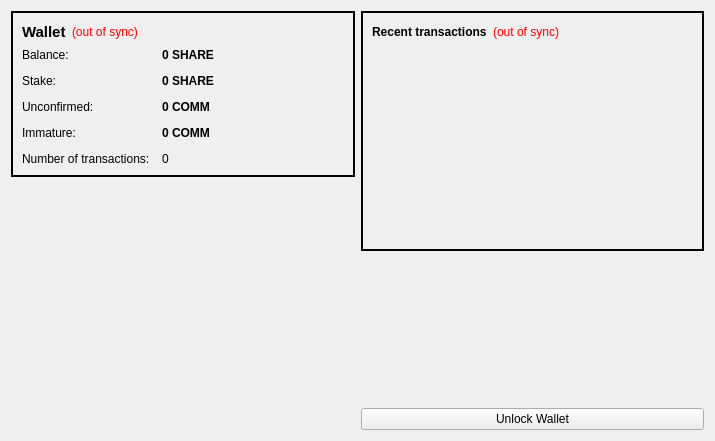
<?xml version="1.0" encoding="UTF-8"?>
<ui version="4.0">
 <class>OverviewPage</class>
 <widget class="QWidget" name="OverviewPage">
  <property name="geometry">
   <rect>
    <x>0</x>
    <y>0</y>
    <width>715</width>
    <height>441</height>
   </rect>
  </property>
  <property name="windowTitle">
   <string>Form</string>
  </property>
  <layout class="QHBoxLayout" name="horizontalLayout" stretch="1,1">
   <item>
    <layout class="QVBoxLayout" name="verticalLayout_2">
     <item>
      <widget class="QFrame" name="frame">
       <property name="styleSheet">
        <string notr="true">#frame {
border: 2px solid #010101;
}</string>
       </property>
       <property name="frameShape">
        <enum>QFrame::StyledPanel</enum>
       </property>
       <property name="frameShadow">
        <enum>QFrame::Raised</enum>
       </property>
       <layout class="QVBoxLayout" name="verticalLayout_4">
        <item>
         <layout class="QHBoxLayout" name="horizontalLayout_4">
          <item>
           <widget class="QLabel" name="label_5">
            <property name="font">
             <font>
              <pointsize>11</pointsize>
              <weight>75</weight>
              <bold>true</bold>
             </font>
            </property>
            <property name="text">
             <string>Wallet</string>
            </property>
           </widget>
          </item>
          <item>
           <widget class="QLabel" name="labelWalletStatus">
            <property name="toolTip">
             <string>The displayed information may be out of date. Your wallet automatically synchronizes with the AvonCoin network after a connection is established, but this process has not completed yet.</string>
            </property>
            <property name="styleSheet">
             <string notr="true">QLabel { color: red; }</string>
            </property>
            <property name="text">
             <string notr="true">(out of sync)</string>
            </property>
            <property name="alignment">
             <set>Qt::AlignLeading|Qt::AlignLeft|Qt::AlignVCenter</set>
            </property>
           </widget>
          </item>
          <item>
           <spacer name="horizontalSpacer_2">
            <property name="orientation">
             <enum>Qt::Horizontal</enum>
            </property>
            <property name="sizeHint" stdset="0">
             <size>
              <width>40</width>
              <height>20</height>
             </size>
            </property>
           </spacer>
          </item>
         </layout>
        </item>
        <item>
         <layout class="QFormLayout" name="formLayout_2">
          <property name="fieldGrowthPolicy">
           <enum>QFormLayout::AllNonFixedFieldsGrow</enum>
          </property>
          <property name="horizontalSpacing">
           <number>12</number>
          </property>
          <property name="verticalSpacing">
           <number>12</number>
          </property>
          <item row="0" column="0">
           <widget class="QLabel" name="label">
            <property name="text">
             <string>Balance:</string>
            </property>
           </widget>
          </item>
          <item row="0" column="1">
           <widget class="QLabel" name="labelBalance">
            <property name="font">
             <font>
              <weight>75</weight>
              <bold>true</bold>
             </font>
            </property>
            <property name="cursor">
             <cursorShape>IBeamCursor</cursorShape>
            </property>
            <property name="toolTip">
             <string>Your current balance</string>
            </property>
            <property name="text">
             <string notr="true">0 SHARE</string>
            </property>
            <property name="textInteractionFlags">
             <set>Qt::LinksAccessibleByMouse|Qt::TextSelectableByKeyboard|Qt::TextSelectableByMouse</set>
            </property>
           </widget>
          </item>
          <item row="1" column="0">
           <widget class="QLabel" name="label_6">
            <property name="text">
             <string>Stake:</string>
            </property>
           </widget>
          </item>
          <item row="1" column="1">
           <widget class="QLabel" name="labelStake">
            <property name="font">
             <font>
              <weight>75</weight>
              <bold>true</bold>
             </font>
            </property>
            <property name="cursor">
             <cursorShape>IBeamCursor</cursorShape>
            </property>
            <property name="toolTip">
             <string>Total of coins that was staked, and do not yet count toward the current balance</string>
            </property>
            <property name="text">
             <string notr="true">0 SHARE</string>
            </property>
            <property name="textInteractionFlags">
             <set>Qt::LinksAccessibleByMouse|Qt::TextSelectableByKeyboard|Qt::TextSelectableByMouse</set>
            </property>
           </widget>
          </item>
          <item row="2" column="0">
           <widget class="QLabel" name="label_3">
            <property name="text">
             <string>Unconfirmed:</string>
            </property>
           </widget>
          </item>
          <item row="2" column="1">
           <widget class="QLabel" name="labelUnconfirmed">
            <property name="font">
             <font>
              <weight>75</weight>
              <bold>true</bold>
             </font>
            </property>
            <property name="cursor">
             <cursorShape>IBeamCursor</cursorShape>
            </property>
            <property name="toolTip">
             <string>Total of transactions that have yet to be confirmed, and do not yet count toward the current balance</string>
            </property>
            <property name="text">
             <string notr="true">0 COMM</string>
            </property>
            <property name="textInteractionFlags">
             <set>Qt::LinksAccessibleByMouse|Qt::TextSelectableByKeyboard|Qt::TextSelectableByMouse</set>
            </property>
           </widget>
          </item>
          <item row="3" column="0">
           <widget class="QLabel" name="labelImmatureText">
            <property name="text">
             <string>Immature:</string>
            </property>
           </widget>
          </item>
          <item row="3" column="1">
           <widget class="QLabel" name="labelImmature">
            <property name="font">
             <font>
              <weight>75</weight>
              <bold>true</bold>
             </font>
            </property>
            <property name="toolTip">
             <string>Mined balance that has not yet matured</string>
            </property>
            <property name="text">
             <string notr="true">0 COMM</string>
            </property>
            <property name="textInteractionFlags">
             <set>Qt::LinksAccessibleByMouse|Qt::TextSelectableByKeyboard|Qt::TextSelectableByMouse</set>
            </property>
           </widget>
          </item>
          <item row="4" column="0">
           <widget class="QLabel" name="label_2">
            <property name="text">
             <string>Number of transactions:</string>
            </property>
           </widget>
          </item>
          <item row="4" column="1">
           <widget class="QLabel" name="labelNumTransactions">
            <property name="toolTip">
             <string>Total number of transactions in wallet</string>
            </property>
            <property name="text">
             <string notr="true">0</string>
            </property>
           </widget>
          </item>
         </layout>
        </item>
       </layout>
      </widget>
     </item>
     <item>
      <spacer name="verticalSpacer">
       <property name="orientation">
        <enum>Qt::Vertical</enum>
       </property>
       <property name="sizeHint" stdset="0">
        <size>
         <width>20</width>
         <height>40</height>
        </size>
       </property>
      </spacer>
     </item>
     <item>
      <widget class="QLabel" name="label_6">
       <property name="text">
        <string/>
       </property>
       <property name="pixmap">
        <pixmap resource="../bitcoin.qrc">:/images/backg</pixmap>
       </property>
       <property name="scaledContents">
        <bool>false</bool>
       </property>
       <property name="alignment">
        <set>Qt::AlignCenter</set>
       </property>
       <property name="margin">
        <number>-2</number>
       </property>
      </widget>
     </item>
    </layout>
   </item>
   <item>
    <layout class="QVBoxLayout" name="verticalLayout_3">
     <item>
      <widget class="QFrame" name="frame_2">
       <property name="styleSheet">
        <string notr="true">#frame_2 {
border: 2px solid #010101;
}</string>
       </property>
       <property name="frameShape">
        <enum>QFrame::StyledPanel</enum>
       </property>
       <property name="frameShadow">
        <enum>QFrame::Raised</enum>
       </property>
       <layout class="QVBoxLayout" name="verticalLayout">
        <item>
         <layout class="QHBoxLayout" name="horizontalLayout_2">
          <item>
           <widget class="QLabel" name="label_4">
            <property name="text">
             <string>&lt;b&gt;Recent transactions&lt;/b&gt;</string>
            </property>
           </widget>
          </item>
          <item>
           <widget class="QLabel" name="labelTransactionsStatus">
            <property name="toolTip">
             <string>The displayed information may be out of date. Your wallet automatically synchronizes with the AvonCoin network after a connection is established, but this process has not completed yet.</string>
            </property>
            <property name="styleSheet">
             <string notr="true">QLabel { color: red; }</string>
            </property>
            <property name="text">
             <string notr="true">(out of sync)</string>
            </property>
            <property name="alignment">
             <set>Qt::AlignRight|Qt::AlignTrailing|Qt::AlignVCenter</set>
            </property>
           </widget>
          </item>
          <item>
           <spacer name="horizontalSpacer">
            <property name="orientation">
             <enum>Qt::Horizontal</enum>
            </property>
            <property name="sizeHint" stdset="0">
             <size>
              <width>40</width>
              <height>20</height>
             </size>
            </property>
           </spacer>
          </item>
         </layout>
        </item>
        <item>
         <widget class="QListView" name="listTransactions">
          <property name="styleSheet">
           <string notr="true">QListView { background: transparent; }</string>
          </property>
          <property name="frameShape">
           <enum>QFrame::NoFrame</enum>
          </property>
          <property name="verticalScrollBarPolicy">
           <enum>Qt::ScrollBarAlwaysOff</enum>
          </property>
          <property name="horizontalScrollBarPolicy">
           <enum>Qt::ScrollBarAlwaysOff</enum>
          </property>
          <property name="selectionMode">
           <enum>QAbstractItemView::NoSelection</enum>
          </property>
         </widget>
        </item>
       </layout>
      </widget>
     </item>
     <item>
      <spacer name="verticalSpacer_2">
       <property name="orientation">
        <enum>Qt::Vertical</enum>
       </property>
       <property name="sizeHint" stdset="0">
        <size>
         <width>20</width>
         <height>40</height>
        </size>
       </property>
      </spacer>
     </item>
     <item>
      <widget class="QPushButton" name="unlockWalletButton">
       <property name="text">
        <string>Unlock Wallet</string>
       </property>
      </widget>
     </item>
    </layout>
   </item>
  </layout>
 </widget>
 <resources>
  <include location="../bitcoin.qrc"/>
 </resources>
 <connections/>
</ui>
